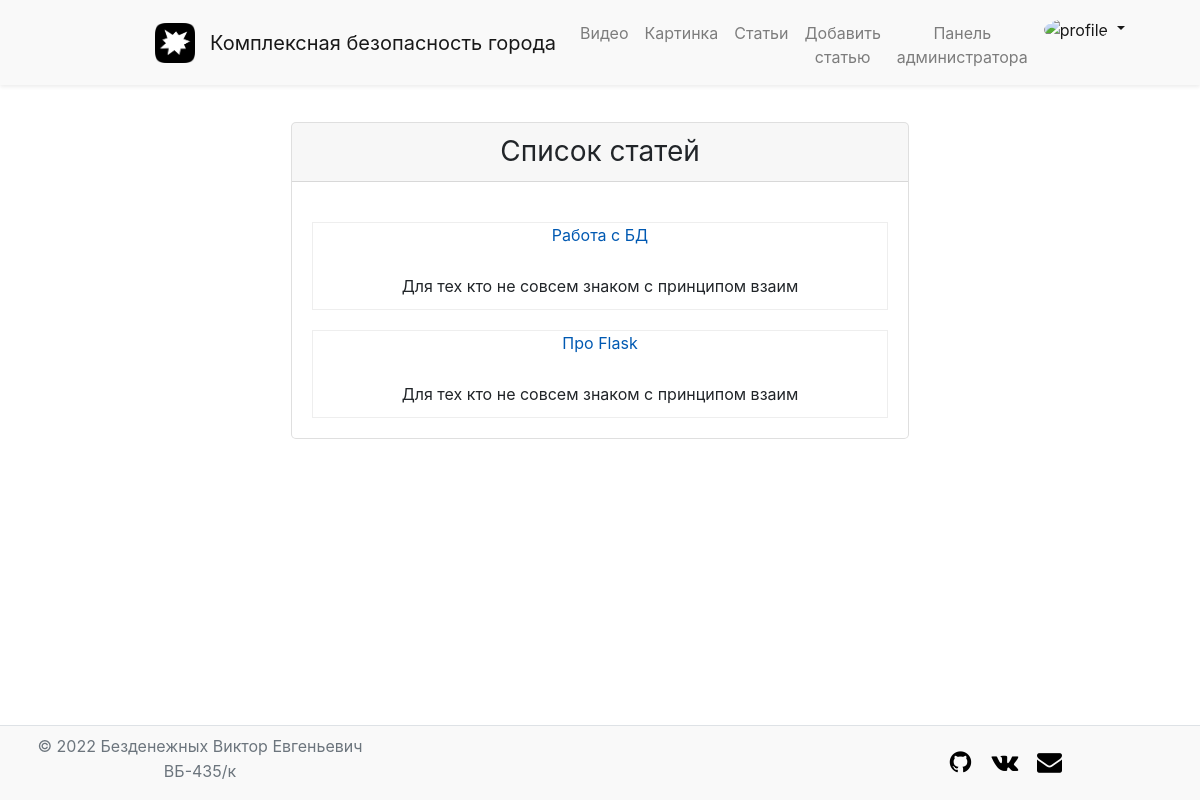
/post (signed in), run on the app's committed database.
### flsite.py (models this page shows, shortened)
class Posts(db1.Model):
    id = db1.Column(db1.Integer, primary_key=True)
    title = db1.Column(db1.Text, nullable=False)
    text = db1.Column(db1.Text, nullable=False)
    url = db1.Column(db1.Text, nullable=False)
    time = db1.Column(db1.Integer, nullable=False)

### flsite.py (the view)
@app.route("/post")
def posts():
    return render_template('posts.html', menu=dbase.getMenu(), posts=dbase.getPostsAnonce())

### FDataBase.py (called while the page is built)
    def getMenu(self):
        sql = '''SELECT * FROM mainmenu'''
        try:
            self.__cur.execute(sql)
            res = self.__cur.fetchall()
            if res: return res
        except:
            print("Ошибка чтения из БД")
        return []

    def getPostsAnonce(self):
        try:
            self.__cur.execute(f"SELECT id, title, text, url FROM posts ORDER BY time DESC")
            res = self.__cur.fetchall()
            if res: return res
        except sqlite3.Error as e:
            print("Ошибка получения статьи из БД "+str(e))
        return []

    def getUser(self, user_id):
        try:
            self.__cur.execute(f"SELECT * FROM users WHERE id = {user_id} LIMIT 1")
            res = self.__cur.fetchone()
            if not res:
                print("Пользователь не найден")
                return False
            return res
        except sqlite3.Error as e:
            print("Ошибка получения данных из БД "+str(e))
        return False

### UserLogin.py (called while the page is built)
    def fromDB(self, user_id, db):
        self.__user = db.getUser(user_id)
        return self

    def getAdmin(self):
        return self.__user['is_admin']

    def getName(self):
        return self.__user['name'] if self.__user else "Без имени"

### flsite.py (called while the page is built)
@login_manager.user_loader
def load_user(user_id):
    print("load_user")
    return UserLogin().fromDB(user_id, dbase)

def connect_db():
    conn = sqlite3.connect(app.config['DATABASE'])
    conn.row_factory = sqlite3.Row
    return conn

def get_db():
    if not hasattr(g, 'link_db'):
        g.link_db = connect_db()
    return g.link_db

@app.before_request
def before_request():
    global dbase
    db = get_db()
    dbase = FDataBase(db)

### templates/posts.html (shortened to what this page needs)
{% extends 'base.html' %}
{% block content %}
<div class="col-md-7" style="margin-left: auto; margin-right: auto; margin-top:2%; margin-bottom:10%;">
    <div class="card" style="border-radius: 5px">
        <div class="card-header"><h1 class="h3 mb-0 font-weight-normal">Список статей</h1></div>
        <div class="card-body">
            <ul class="list-posts">
                {% for p in posts %}
                <li>
                    <p class="title1"><a href="{{ url_for('showPost', alias=p.url)}}">{{p.title}}</a></p>
                    <p class="annonce">{{ p.text[:50] | striptags }}</p>
                </li>
                {% endfor %}
            </ul>
        </div>
    </div>
</div>
{% endblock %}

### static/css/styles.css (style rules this page uses)
html, body { height: 100%; }
p { line-height: 25px; font-weight: 400; font-size: 16px; list-style: square; }
body { display: -ms-flexbox; -ms-flex-align: center; align-items: center; padding-top: 40px; padding-bottom: 40px; background-color: #fff; }
a { color: #0059b2; text-decoration: none; }
ul.list-posts { list-style: none; margin: 0; padding: 0; }
ul.list-posts li { margin: 20px 0 0 0; border: 1px solid #eee; }
ul.list-posts .annonce { margin: 0; padding: 10px 5px 10px 5px; }

### data on the page
Posts: title "Работа с БД", text "Для тех кто не совсем знаком с принципом взаим"
Posts: title "Про Flask", text "Для тех кто не совсем знаком с принципом взаим"
